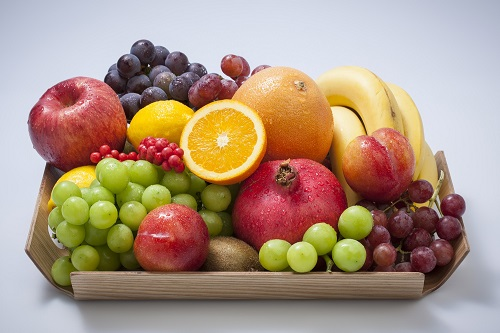
#> input picture education/D011/fruit.jpg, 500 x 333 px, given in place of the camera
$ python 003-color_object_tracking.py
#> lines starting #> are read from the running program, lines starting #| are printed output that depends on the picture; after the words box and inside, x2 and y2 are one past the last pixel; in counts of white or black regions, pixels touching at a corner belong together
import json
import os
from datetime import datetime

import cv2
import numpy as np


def nothing(x):
    pass


json_name = "LAB-cal.json"

keys = [
    ("l_min", 0),
    ("l_max", 255),
    ("a_min", 0),
    ("a_max", 255),
    ("b_min", 0),
    ("b_max", 255),
]

# 기본값 준비
cfg = {k: v for k, v in keys}

# 기존 파일에서 값 불러오기
if os.path.exists(json_name):
    with open(json_name, "r") as f:
#> (reads education/D011/LAB-cal.json from the repository)
        loaded_cfg = json.load(f)
        cfg.update(loaded_cfg)
    print(f"Loaded {json_name}")
else:
    print(f"{json_name} not found. Use default values.")


cv2.namedWindow("Trackbars")

for k, v in keys:
    cv2.createTrackbar(k, "Trackbars", cfg.get(k, v), 255, nothing)


cap = cv2.VideoCapture(4)

if not cap.isOpened():
    print("Failed to open camera")
    exit(1)


while True:
    ret, frame = cap.read()
#> frame is the input picture: shape (333, 500, 3); mean B, G, R 129.6, 148.1, 172

    if not ret:
        print("Failed to read frame")
        break

    lab = cv2.cvtColor(frame, cv2.COLOR_BGR2LAB)
#> lab: shape (333, 500, 3); mean of channels 0, 1, 2 161.1, 136.1, 141.9

    vals = [cv2.getTrackbarPos(k, "Trackbars") for k, _ in keys]

    lower, upper = np.array(vals[::2]), np.array(vals[1::2])
    mask = cv2.inRange(lab, lower, upper)
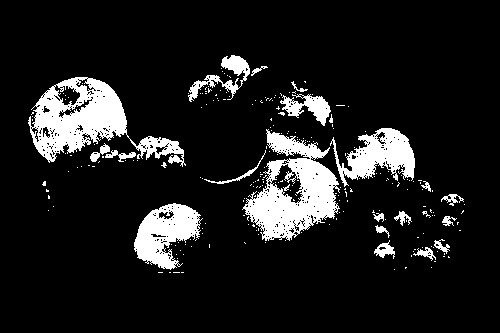
#> mask: shape (333, 500); 11.7% white; 236 white regions (213 under 20 px)
    res = cv2.bitwise_and(frame, frame, mask=mask)
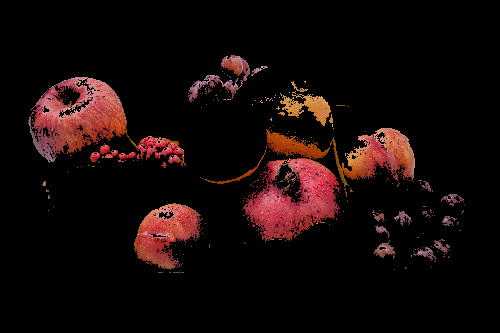
#> res: shape (333, 500, 3); mean B, G, R 8.3, 9.3, 21.1

    # 컨투어(윤곽선)들을 찾아서 contours 에 저장
    # OpenCV에서 객체 검출, 분할, 모양 분석, 측정 등에 가장 널리 사용됨
    # contours, hierarchy = cv2.findContours(image, mode, method[, contours[, hierarchy[, offset]]])
    # method: 윤곽선 근사화(압축) 방법
    #   - cv2.CHAIN_APPROX_SIMPLE: 꼭짓점만 반환(메모리 절약)
    #   - cv2.CHAIN_APPROX_NONE: 모든 경계점 반환
    contours, _ = cv2.findContours(
        mask,
        cv2.RETR_EXTERNAL,
        cv2.CHAIN_APPROX_SIMPLE
    )
#> contours = 221 contours, 201 with area under 20; largest, box (x1, y1, x2, y2) and area: (28, 77, 186, 167) 6018, (242, 129, 340, 241) 5948, (134, 203, 203, 270) 2615, (330, 128, 415, 187) 2392, (188, 55, 250, 102) 686

    if contours:
        # 각 컨투어의 면적 계산 후, 가장 큰 것 선택
        biggest = max(contours, key=cv2.contourArea)
#> biggest = contour of 459 points, box (x1, y1, x2, y2) (28, 77, 186, 167), area 6018

        x, y, w, h = cv2.boundingRect(biggest)  # (x, y): 좌상단, (w, h): 폭, 높이
#> x = 28; y = 77; w = 158; h = 90

        # 원본 이미지에 사각형 그리기
        cv2.rectangle(
            res,
            (x, y),
            (x + w, y + h),
            (0, 255, 0),
            2
        )

        # 사각형 좌표 표시
        cv2.putText(
            res,
            f"Rect: ({x},{y},{w},{h})",
            (x, y - 10),
            cv2.FONT_HERSHEY_SIMPLEX,
            0.7,
            (0, 255, 0),
            2
        )
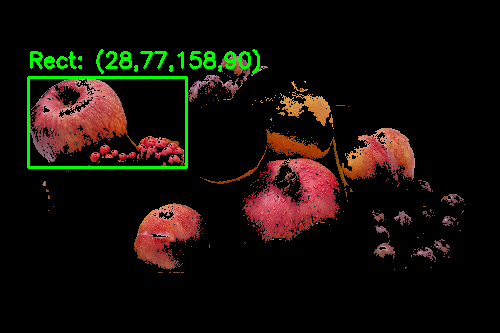
#> res: shape (333, 500, 3); mean B, G, R 8.2, 14, 20.9

    cv2.imshow("LAB Filter", cv2.resize(res, (640, 480)))
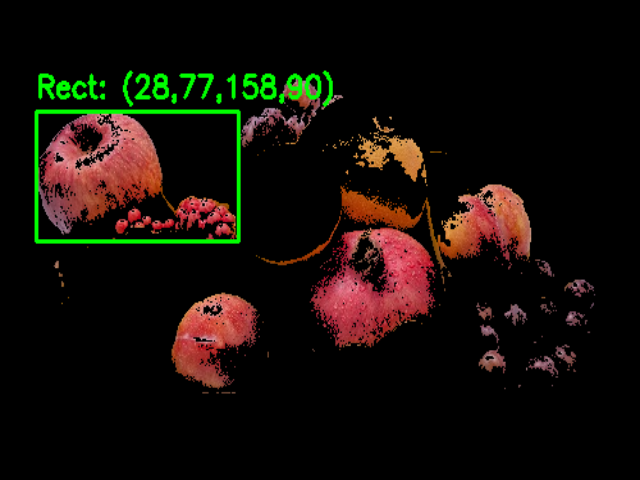
#> window 'LAB Filter': shape (480, 640, 3); mean B, G, R 8.2, 14, 20.9
    cv2.imshow("Mask", cv2.resize(mask, (640, 480)))
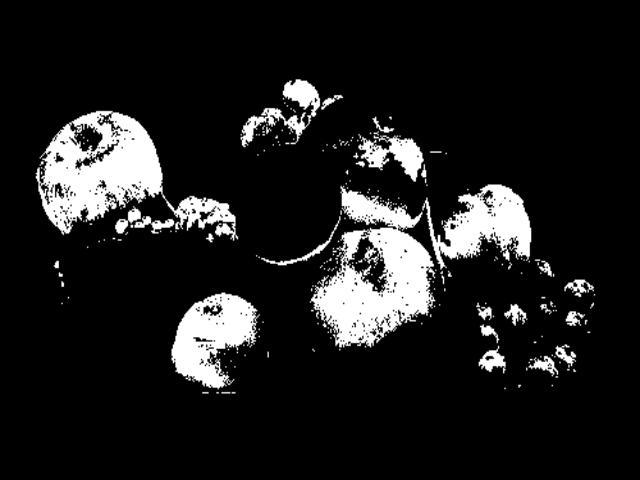
#> window 'Mask': shape (480, 640); min 0, max 255, mean 29.8

    key = cv2.waitKey(1) & 0xFF
#> (key Esc is pressed here)

    if key == ord("s"):
        out = dict(zip([k for k, _ in keys], vals))

        now = datetime.now().strftime("%y%m%d-%H%M%S")

        with open(f"LAB-cal-{now}.json", "w") as f:
            json.dump(out, f, indent=4)

        with open(json_name, "w") as f:
            json.dump(out, f, indent=4)

        print(f"Saved LAB-cal-{now}.json & {json_name}")
        print(out)

    elif key == 27:
        break


cap.release()
cv2.destroyAllWindows()
